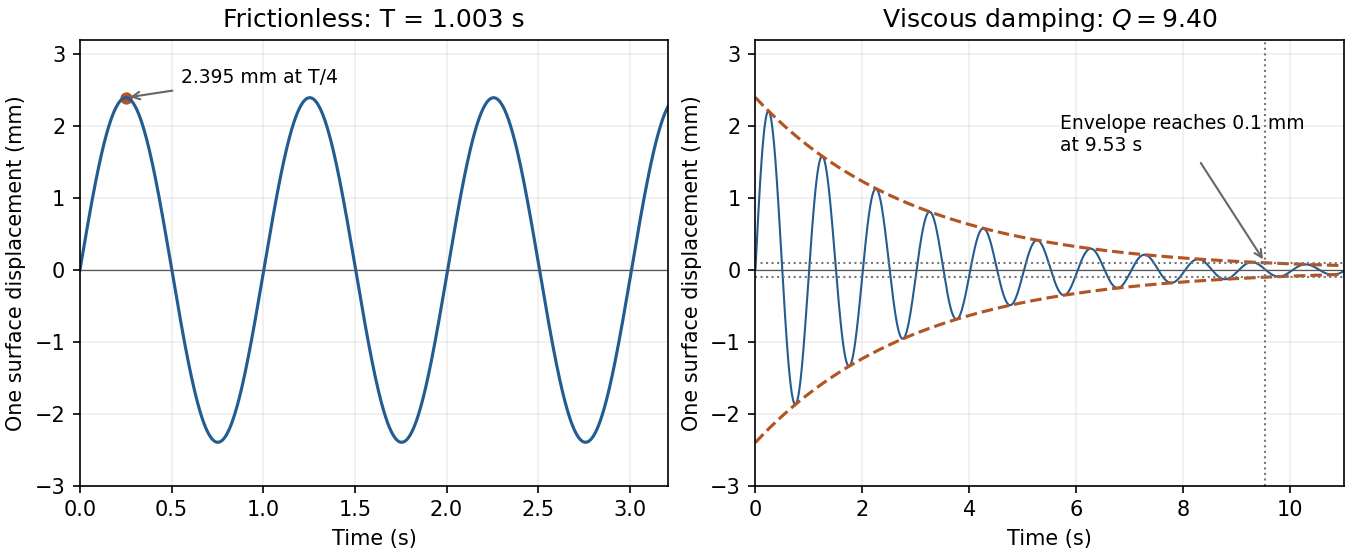

Generate this figure with Python:
"""Original educational diagram. Python 3.14, NumPy and Matplotlib; output is saved in the current working directory."""
import numpy as np
import matplotlib
matplotlib.use('Agg')
import matplotlib.pyplot as plt
plt.rcParams.update({'font.size':10,'figure.facecolor':'white','axes.facecolor':'white'})
g=9.81;l=.5;rho=1500.;A=3e-4;beta=.3;v0=.015
w0=np.sqrt(2*g/l);Gamma=beta/(rho*A);wd=np.sqrt(w0*w0-Gamma**2/4)
amp=v0/w0;ad=v0/wd;period=2*np.pi/w0;te=2/Gamma*np.log(ad/1e-4)
fig,axs=plt.subplots(1,2,figsize=(9,3.7),layout='constrained')
t=np.linspace(0,3.2*period,1000);axs[0].plot(t,1000*amp*np.sin(w0*t),color='#225c91',lw=1.5)
axs[0].scatter([period/4],[amp*1000],color='#b25424',s=24)
axs[0].annotate('2.395 mm at T/4',xy=(period/4,amp*1000),xytext=(.55,2.6),fontsize=9,arrowprops={'arrowstyle':'->','color':'#666'})
axs[0].set(xlabel='Time (s)',ylabel='One surface displacement (mm)',title='Frictionless: T = 1.003 s',ylim=(-3,3.2),xlim=(0,t[-1]))
t=np.linspace(0,11,3200);env=1000*ad*np.exp(-Gamma*t/2);y=env*np.sin(wd*t)
axs[1].plot(t,y,color='#225c91',lw=1);axs[1].plot(t,env,color='#b25424',ls='--');axs[1].plot(t,-env,color='#b25424',ls='--')
axs[1].axhline(.1,color='#777',lw=1,ls=':');axs[1].axhline(-.1,color='#777',lw=1,ls=':');axs[1].axvline(te,color='#777',lw=1,ls=':')
axs[1].annotate('Envelope reaches 0.1 mm\nat 9.53 s',xy=(te,.1),xytext=(5.7,1.65),fontsize=9,arrowprops={'arrowstyle':'->','color':'#666'})
axs[1].set(xlabel='Time (s)',ylabel='One surface displacement (mm)',title=r'Viscous damping: $Q=9.40$',ylim=(-3,3.2),xlim=(0,11))
for ax in axs:ax.axhline(0,color='#555',lw=.6);ax.grid(alpha=.2)
fig.savefig('paper-1-ia2014-u-tube.png',dpi=150,facecolor='white');plt.close(fig)
